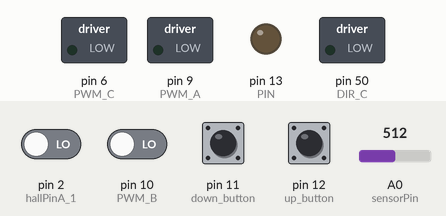
This sketch was run on a simulated Arduino Leonardo, built for the host (arithmetic inside an expression is 32-bit, double 64-bit). On the bench: switched loads named in the sketch (green lamp = pin HIGH), output pins drawn as LEDs (lit = HIGH). The test bench sets the inputs (shaded band); at power-on: pin 2 (hallPinA_1), pin 10 (PWM_B), pin 11 (down_button), pin 12 (up_button) LOW, A0 (sensorPin) = 512. What the sketch prints to the serial monitor is not drawn.

Above: at 1.2 s.
1.3 s: pin 11 (down_button) pulled HIGH for 1 s
At 2.45 s:
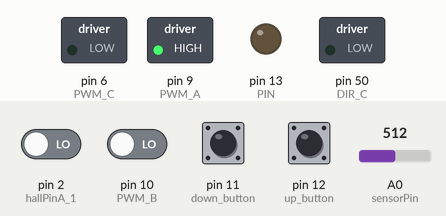
4.3 s: pin 10 (PWM_B) driven HIGH
At 5.3 s:
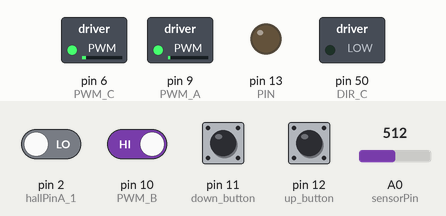
5.8 s: A0 (sensorPin) set to 429
7.3 s: A0 (sensorPin) set to 404
At 8.5 s:
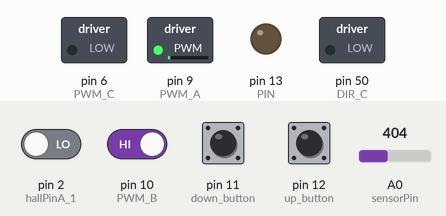
8.8 s: A0 (sensorPin) set to 306
At 9.8 s:
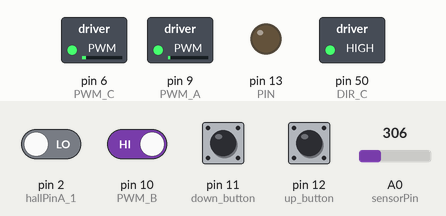
10.3 s: pin 12 (up_button) pulled HIGH for 1 s
At 11.11 s:
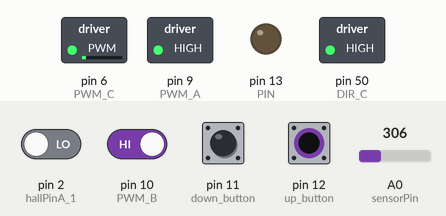
Timing chart, 0 to 13.3 s (numbered marks = the images above; inputs shaded):
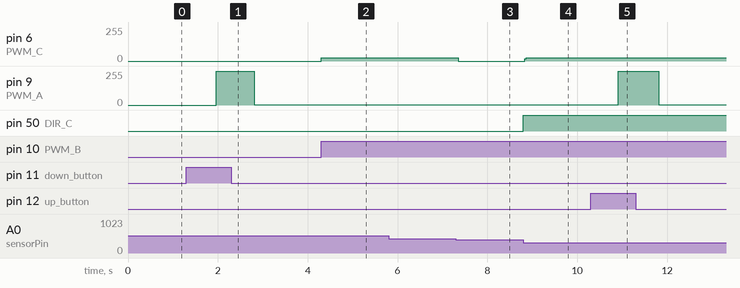

Measured:
- after the input at 1.3 s, pin 9 (PWM_A): 0/255 → 255/255 after 0.66 s, → 1/255 0.85 s later
- after the input at 4.3 s, pin 6 (PWM_C): 0/255 → 25/255 at once
- after the input at 7.3 s, pin 6 (PWM_C): 25/255 → 0/255 after 0.05 s
- after the input at 8.8 s, pin 6 (PWM_C): 0/255 → 25/255 at once; pin 50 (DIR_C): LOW → HIGH at once
- after the input at 10.3 s, pin 9 (PWM_A): 1/255 → 255/255 after 0.62 s, → 1/255 0.90 s later

The sketch:

PIM3_Arduino.ino
```cpp
// --------------motor A I/O for Lift---------
const int DIR_A=22;
const int PWM_A=9;
//----------------motor B I/O --------
const int DIR_B=23;
const int PWM_B=10;
//---------------motor C I/O for hand grip-----------
const int DIR_C=50;
const int PWM_C=6;

//-----------------
const int hallPinA_1 = 2;     // A_the number of the hall effect sensor pin
const int hallPinA_2 = 3;    //// A_the number of the hall effect sensor pin, it is digital input only referens direction
// variables will change:
int hall_A1_counter = 0;          // variable for reading the hall sensor status
int hall_A2_counter = 0;
int PIN=13;
int status=LOW;
int hall_counter=0;
int hall_real=0;
int forward, backward, calibrate;
const int start_position=100;
int duty_c_backward=0;
int duty_c_forward=0;
char My_position[] = "arduino";
enum my_position {
  MY_POSITION_T0,
  MY_POSITION_T1,
  MY_POSITION_T2,
};

enum my_position my_current_position;

//----------------------------------Sensor_with potentiometer 20K----

int sensorPin = A0;    // select the input pin for the potentiometer
int sensorValue = 0;  // variable to store the value coming from the sensor
// ------------------I/O setup---------------------------
int up_button=12;   // Up button
int down_button=11; // down button
int cal_button=10; // calibrate the hand guide to start position
//------------------------------------------------------

void setup()
{
  Serial.begin(57600);
  pinMode(up_button, INPUT);
  pinMode(down_button, INPUT);
  pinMode(cal_button, INPUT);
  pinMode(PIN, OUTPUT);
  pinMode(DIR_C,OUTPUT);

        // leave other bits as set by arduino init() in wiring.c
//        byte mask = B11111001;
//        TCCR4B &= mask; // TCCR4B is now xxxxx000
//        //
//        // set CS22:20 in TCCR4B see p 156 of datasheet
//        TCCR4B |= (0<<CS22) | (0<<CS21) | (1<<CS20); // same as TCCR4B |= B00000001; TCCR4B is now xxxxx001
////
////
        TCCR2B = TCCR2B & 0b11111000 | 0x01;
        TCCR4B = TCCR4B & 0b11111000 | 0x02;
}

void loop()
{

  sensorValue = analogRead(sensorPin);      // Read value from the potentiometer
  attachInterrupt(0, hall_A, RISING);
  calibrate=digitalRead(cal_button);        //Reading the cal-button
  forward=digitalRead(up_button);           //Reading the forward button
  backward=digitalRead(down_button);        //Reading the backward button
  float handguide_position = sensorValue/4;

                                                  if(calibrate==HIGH)
                                                  {
                                                    if (handguide_position< start_position)
                                                    {

                                                      digitalWrite(DIR_C, HIGH);
                                                      analogWrite(PWM_C, 25);
                                                                  }
                                                    if (handguide_position> start_position)
                                                    {

                                                      digitalWrite(DIR_C, LOW);
                                                      analogWrite(PWM_C, 25);
                                                                }
                                                                //if (handguide_position>100 && handguide_position<120 ) analogWrite(PWM_C, 0);
                                                    if (handguide_position>100 && handguide_position<105 ) analogWrite(PWM_C, 0);
                                                            }
              if (handguide_position>100 && handguide_position<105 ) analogWrite(PWM_C, 0);
                if (forward==HIGH)
               {
                 forward_A();
                 //attachInterrupt(0, hall_A1plus, FALLING);
                 //Serial.println("forward");
                 if (hall_A1_counter>=200)
                  {
                    digitalWrite(PIN, HIGH);
                          }
                               }


             if (backward==HIGH)
              {
              //  Serial.println("backward");
                backward_A();
               // attachInterrupt(0, hall_A1minus, FALLING);
                if (hall_A1_counter<=200)
                {
                  digitalWrite(PIN, LOW);
                       }
                            }

          if (backward==LOW && forward==LOW)
          {
            stop();
            duty_c_forward=0;
            duty_c_backward=0;
          }

          if (hall_A1_counter<=300) my_current_position = MY_POSITION_T0;
          if (hall_A1_counter>300&& hall_A1_counter<=1000) my_current_position = MY_POSITION_T1;
          if (hall_A1_counter>1001&& hall_A1_counter<=3000) my_current_position = MY_POSITION_T2;

     switch (my_current_position) {
  case MY_POSITION_T0:    // your hand is on the sensor
    Serial.println("T0");
    break;
  case MY_POSITION_T1:    // your hand is close to the sensor
    Serial.println("   T1");
    break;
  case MY_POSITION_T2:    // your hand is a few inches from the sensor
    Serial.println("         T2");
    break;
  default:    // your hand is nowhere near the sensor
    Serial.println("                       T3");
    break;
  }
   Serial.println(handguide_position);
   Serial.println(hall_A1_counter);
  // Serial.println(duty_c_backward);
}

//----------------------------------------------Functions listed below------------------------------------------------------
void hall_A()                        　// interrupt 0 triggs this
{

  if (digitalRead(hallPinA_2)==HIGH)
  {
   hall_A1_counter++;
}
else hall_A1_counter--;
}

//------------------function Motor A forward-------------------------------------
void forward_A()
{
  digitalWrite(DIR_A, HIGH);
  if (duty_c_forward<255)
  {
  duty_c_forward++;
  analogWrite(PWM_A, duty_c_forward);
  delay(2);
  }
}

//------------------function Motor A backward forward----
void backward_A()
{
  digitalWrite(DIR_A, LOW);
  if (duty_c_backward<255)
 {
   duty_c_backward++;
  analogWrite(PWM_A, duty_c_backward);
  delay(2);
 }
}

//------------------function Motor B forward----------------------------------
void forward_B()
{
  digitalWrite(DIR_B, HIGH);
  analogWrite(PWM_B, duty_c_forward);
}

//------------------function Motor B backward ------
void backward_B()
{
  digitalWrite(DIR_B, LOW);
  analogWrite(PWM_B, duty_c_backward);
}

//------------------function Motor C forward----------------------------------
void forward_C()
{
  digitalWrite(DIR_C, HIGH);
  analogWrite(PWM_C, 50);
}

//------------------function Motor C backward ------
void backward_C()
{
  digitalWrite(DIR_C, LOW);
  analogWrite(PWM_C, duty_c_backward);
}

//------------------Stop A&B Motor ------

void stop()
{

  while (duty_c_forward >= 1) {
    analogWrite(PWM_A, duty_c_forward--);
    delay(2);
  }

  while (duty_c_backward >= 1) {
    analogWrite(PWM_A, duty_c_backward--);
    delay(2);
  }
}
```
